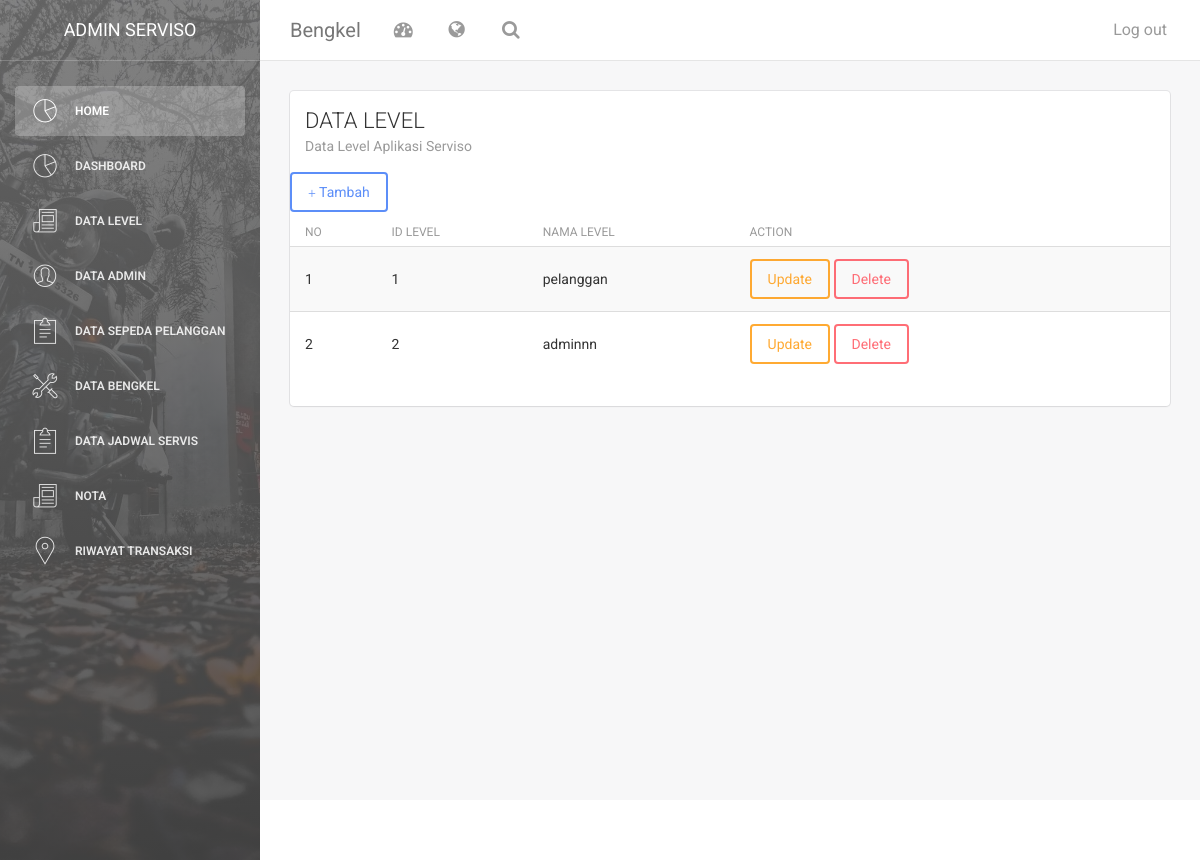
The app's page /index.php/level, older data.
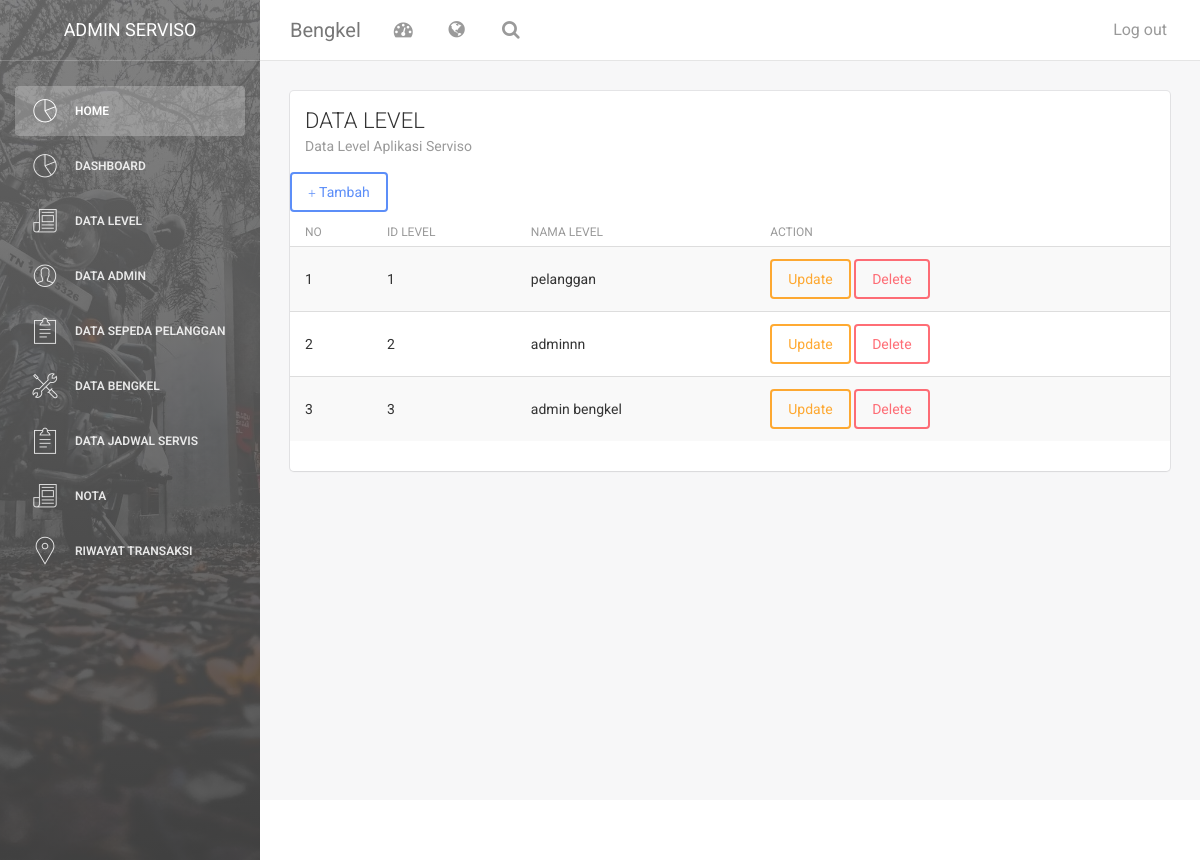
The same page, newer data.
### tables this page shows
CREATE TABLE `level` (
  `id_level` int(50) NOT NULL,
  `nama_level` varchar(100) NOT NULL
);

### application/controllers/level.php (called while the page is built, shortened)
<?php
class level extends CI_Controller {
        public function __construct()
        {
          $this->load->model('level_m');
          $this->load->library('form_validation');
      }
	public function index()
	{
        $data['konten']="level_v";
        $this->load->model('level_m');
        $data['arr']=$this->level_m->get_level();
        $this->load->view('dashboard',$data, FALSE);
        }
    }

### index.php (called while the page is built, shortened)
<?php
require_once BASEPATH.'core/CodeIgniter.php';

### application/models/level_m.php (called while the page is built, shortened)
<?php
class level_m extends CI_Model {
	public function get_level()
	{
	   $arr= $this->db->get('level')->result();
	   return $arr;
	}
}

### application/views/level_v.php (the view, shortened to what this page needs)
<div class="content">
            <div class="container-fluid">
                <div class="row">
                    <div class="col-md-12">
                        <div class="card">
                            <div class="header">
                                <h4 class="title">DATA LEVEL</h4>
                                <p class="category">Data Level Aplikasi Serviso</p>
                            </div>
                            <div class="content table-responsive table-full-width">
                                <table class="table table-hover table-striped">
                                <a href="#tambah" class="btn btn-primary" data-toggle="modal"><span class="glyphicon glyphicon-plus"></span> Tambah</a>
                                    <thead>
                                      <th>NO</th>
                                      <th>ID LEVEL</th>
                                    	<th>NAMA LEVEL</th>
                                        <th>ACTION</th>
                                    </thead>
                                    <?php
                                     $no=0;
                                 foreach ($arr as $dt_level) {
                                    $no++;
                                        echo '<tr>
                                <td>'.$no.'</td>
                                <td>'.$dt_level->id_level.'</td>
                                <td>'.$dt_level->nama_level.'</td>
                                <td><a href="#update_level" class="btn btn-warning" data-toggle="modal" onclick="tm_detail('.$dt_level->id_level.')">Update</a>
                                <a href="'.base_url('index.php/level/hapus_level/'.$dt_level->id_level).'" onclick="return confirm(\'anda yakin?\')" class="btn btn-danger">Delete</a></td>
                             </tr>';
                                }
                                ?>
                                </table>
    </div>
  </div>
</div>
                            </div>
                        </div>
                    </div>
                </div>
            </div>
        <footer class="footer">
            <div class="container-fluid">
                <nav class="pull-left">
                    <ul>
                        <li>
                            <a href="#">
                            </a>
                        </li>
                        <li>
                            <a href="#">
                            </a>
                        </li>
                        <li>
                            <a href="#">
                            </a>
                        </li>
                    </ul>
                </nav>
            </div>
        </footer>

Row changes from the older to the newer data that the page shows:
added level: id_level "3", nama_level "admin bengkel"
